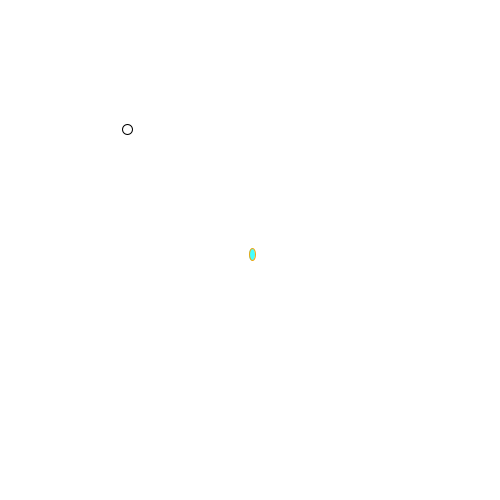
Frame 1 (no input)
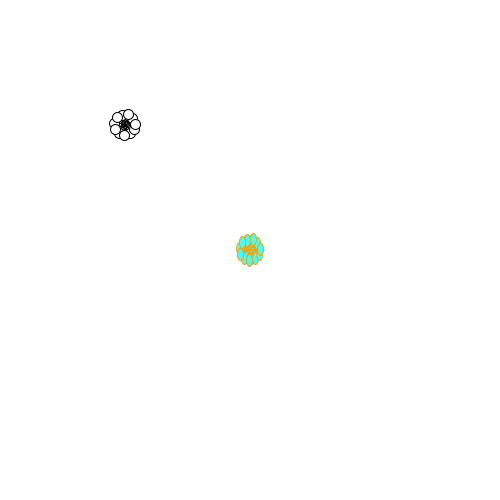
Frame 60 (the mouse pressed at the canvas centre just before this capture)
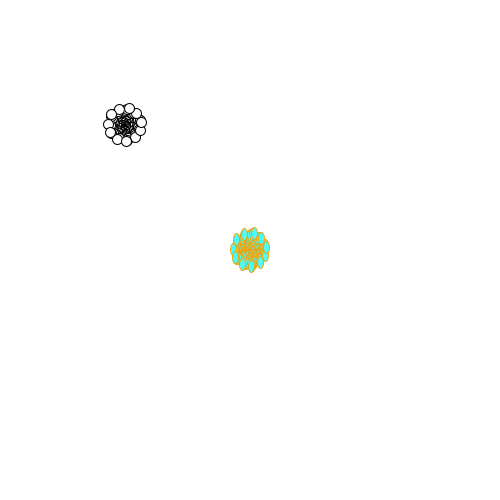
Frame 120 (the mouse held since frame 60 and released just before this capture)

The Processing sketch that drew these frames (run headless with seeded random() and noise(); from frame 60 on, the mouse is pressed at the canvas centre):

// Processing sketch: d04_h04_Trippyspirls
// ── d04_h04_Trippyspirls.pde
float r = 5;
float speed = 20;

void setup(){
size(500,500);
background(255);
smooth();
}

void draw(){
  //fill(0,10);
  //rect(0,0,width,height);
  
  float x = r * cos(frameCount * speed);
  float y = r * sin(frameCount * speed);
 
 fill(69,255,255);
 stroke(240,163,12);
 ellipse(x + width/2 ,y + height/2,6,12);
 
 fill(255);
 stroke(0);
 ellipse(x + width/4 ,y + height/4,10,10);

r += .1;
}
